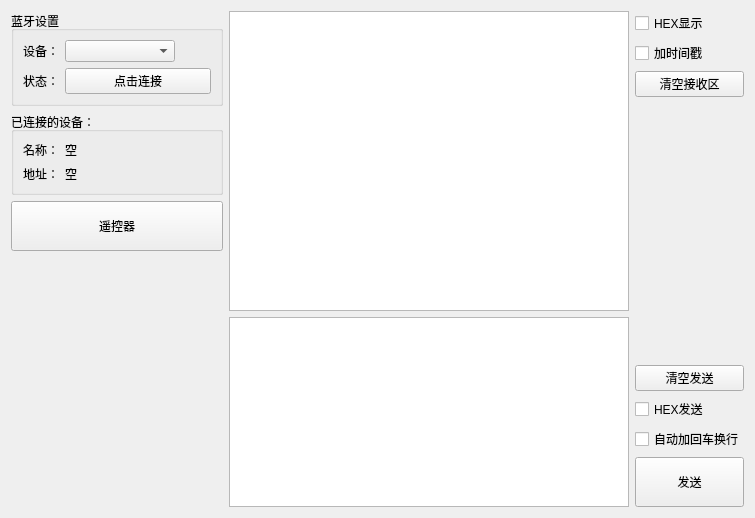
<?xml version="1.0" encoding="UTF-8"?>
<ui version="4.0">
 <class>WidgetBlt</class>
 <widget class="QWidget" name="WidgetBlt">
  <property name="geometry">
   <rect>
    <x>0</x>
    <y>0</y>
    <width>755</width>
    <height>518</height>
   </rect>
  </property>
  <property name="windowTitle">
   <string>冲沖衝的工具箱</string>
  </property>
  <layout class="QHBoxLayout" name="horizontalLayout_2">
   <item>
    <layout class="QHBoxLayout" name="horizontalLayout">
     <item>
      <layout class="QVBoxLayout" name="verticalLayout_5">
       <item>
        <layout class="QVBoxLayout" name="verticalLayout_3">
         <item>
          <widget class="QGroupBox" name="groupBox">
           <property name="minimumSize">
            <size>
             <width>200</width>
             <height>0</height>
            </size>
           </property>
           <property name="title">
            <string>蓝牙设置</string>
           </property>
           <layout class="QVBoxLayout" name="verticalLayout">
            <item>
             <layout class="QGridLayout" name="gridLayout">
              <item row="0" column="0">
               <widget class="QLabel" name="label">
                <property name="text">
                 <string>设备：</string>
                </property>
               </widget>
              </item>
              <item row="0" column="1">
               <widget class="QComboBox" name="comboBox_device">
                <property name="enabled">
                 <bool>true</bool>
                </property>
                <property name="minimumSize">
                 <size>
                  <width>110</width>
                  <height>0</height>
                 </size>
                </property>
               </widget>
              </item>
              <item row="0" column="2">
               <widget class="QPushButton" name="btn_refresh">
                <property name="styleSheet">
                 <string notr="true">background-color: transparent;
border: none;</string>
                </property>
                <property name="text">
                 <string/>
                </property>
                <property name="icon">
                 <iconset resource="resource.qrc">
                  <normaloff>:/icon/icon/refresh.png</normaloff>:/icon/icon/refresh.png</iconset>
                </property>
               </widget>
              </item>
              <item row="1" column="0">
               <widget class="QLabel" name="label_2">
                <property name="text">
                 <string>状态：</string>
                </property>
               </widget>
              </item>
              <item row="1" column="1" colspan="2">
               <widget class="QPushButton" name="btn_connect">
                <property name="text">
                 <string>点击连接</string>
                </property>
               </widget>
              </item>
             </layout>
            </item>
           </layout>
          </widget>
         </item>
         <item>
          <widget class="QGroupBox" name="groupBox_2">
           <property name="minimumSize">
            <size>
             <width>200</width>
             <height>0</height>
            </size>
           </property>
           <property name="title">
            <string>已连接的设备：</string>
           </property>
           <layout class="QVBoxLayout" name="verticalLayout_2">
            <item>
             <layout class="QGridLayout" name="gridLayout_2">
              <item row="0" column="0">
               <widget class="QLabel" name="label_3">
                <property name="text">
                 <string>名称：</string>
                </property>
               </widget>
              </item>
              <item row="1" column="0">
               <widget class="QLabel" name="label_5">
                <property name="text">
                 <string>地址：</string>
                </property>
               </widget>
              </item>
              <item row="1" column="1">
               <widget class="QLabel" name="label_bluetooth_addr">
                <property name="text">
                 <string>空</string>
                </property>
               </widget>
              </item>
              <item row="0" column="1">
               <widget class="QLabel" name="label_bluetooth_name">
                <property name="minimumSize">
                 <size>
                  <width>180</width>
                  <height>0</height>
                 </size>
                </property>
                <property name="text">
                 <string>空</string>
                </property>
               </widget>
              </item>
             </layout>
            </item>
           </layout>
          </widget>
         </item>
        </layout>
       </item>
       <item>
        <widget class="QPushButton" name="btn_remote_controller">
         <property name="minimumSize">
          <size>
           <width>0</width>
           <height>50</height>
          </size>
         </property>
         <property name="text">
          <string>遥控器</string>
         </property>
        </widget>
       </item>
       <item>
        <spacer name="verticalSpacer">
         <property name="orientation">
          <enum>Qt::Vertical</enum>
         </property>
         <property name="sizeHint" stdset="0">
          <size>
           <width>20</width>
           <height>40</height>
          </size>
         </property>
        </spacer>
       </item>
      </layout>
     </item>
     <item>
      <layout class="QVBoxLayout" name="verticalLayout_4">
       <item>
        <widget class="QPlainTextEdit" name="edit_rev">
         <property name="minimumSize">
          <size>
           <width>400</width>
           <height>300</height>
          </size>
         </property>
         <property name="readOnly">
          <bool>true</bool>
         </property>
        </widget>
       </item>
       <item>
        <widget class="QPlainTextEdit" name="edit_send">
         <property name="minimumSize">
          <size>
           <width>400</width>
           <height>150</height>
          </size>
         </property>
        </widget>
       </item>
      </layout>
     </item>
    </layout>
   </item>
   <item>
    <layout class="QVBoxLayout" name="verticalLayout_7">
     <item>
      <widget class="QCheckBox" name="checkBox">
       <property name="text">
        <string>HEX显示</string>
       </property>
      </widget>
     </item>
     <item>
      <widget class="QCheckBox" name="checkBox_2">
       <property name="text">
        <string>加时间戳</string>
       </property>
      </widget>
     </item>
     <item>
      <widget class="QPushButton" name="btn_clr_rev">
       <property name="text">
        <string>清空接收区</string>
       </property>
      </widget>
     </item>
     <item>
      <spacer name="verticalSpacer_2">
       <property name="orientation">
        <enum>Qt::Vertical</enum>
       </property>
       <property name="sizeHint" stdset="0">
        <size>
         <width>20</width>
         <height>40</height>
        </size>
       </property>
      </spacer>
     </item>
     <item>
      <widget class="QPushButton" name="btn_clr_send">
       <property name="text">
        <string>清空发送</string>
       </property>
      </widget>
     </item>
     <item>
      <widget class="QCheckBox" name="checkBox_hex_send">
       <property name="text">
        <string>HEX发送</string>
       </property>
      </widget>
     </item>
     <item>
      <widget class="QCheckBox" name="checkBox_4">
       <property name="text">
        <string>自动加回车换行</string>
       </property>
      </widget>
     </item>
     <item>
      <widget class="QPushButton" name="btn_send">
       <property name="minimumSize">
        <size>
         <width>0</width>
         <height>50</height>
        </size>
       </property>
       <property name="text">
        <string>发送</string>
       </property>
      </widget>
     </item>
    </layout>
   </item>
   <item>
    <layout class="QVBoxLayout" name="verticalLayout_6"/>
   </item>
  </layout>
 </widget>
 <resources>
  <include location="resource.qrc"/>
 </resources>
 <connections/>
</ui>
